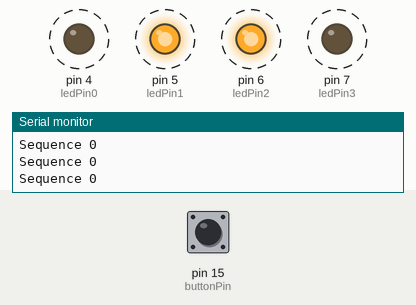
Recording of a sketch running on a simulated Arduino Uno, built with avr-gcc and run on an emulated ATmega328P. Parts: output pins drawn as LEDs (lit = HIGH), the last lines printed to the serial monitor. Dashed ring = blinking. The test bench sets the inputs (shaded band); at power-on: pin 15 (buttonPin) LOW.

Above: at 2.8 s.
2.9 s: pin 15 (buttonPin) pulled HIGH for 1.2 s
At 3.87 s:
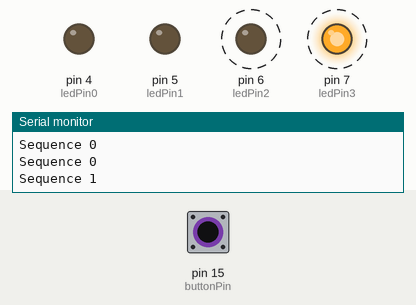
At 4.37 s:
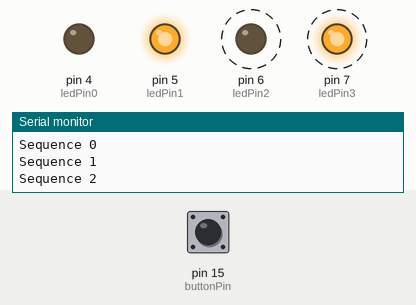
6.4 s: pin 15 (buttonPin) pulled HIGH for 1.2 s
At 6.9 s:
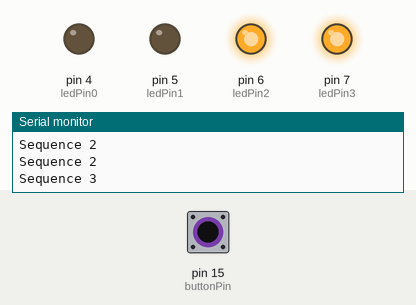
9.9 s: pin 15 (buttonPin) pulled HIGH for 3.2 s
Timing chart, 0 to 20.6 s (numbered marks = the images above; inputs shaded):
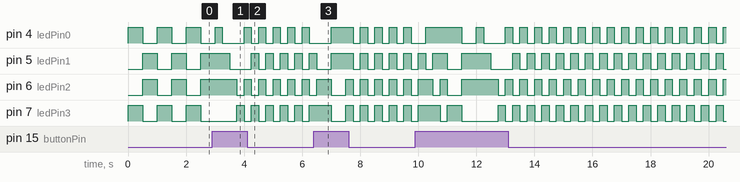

Measured:
- after the input at 2.9 s, pin 6 (ledPin2), pin 7 (ledPin3): alternates HIGH for 0.25 s and LOW for 0.25 s, starting after 0.85 s
- by itself, pin 6 (ledPin2), pin 7 (ledPin3): alternates HIGH for 0.50 s and LOW for 0.50 s

The sketch:

AugustS_SS1.ino
```cpp
/*
<><><><><><><><><><><><><><><><><>
|||||||||||||||||||||||||||||||||
||         "LED BLink"         ||
||          MTEC 2280          ||
|||||||||||||||||||||||||||||||||
<><><><><><><><><><><><><><><><><>
*/

/*
using 4 leds create at least 6 unique patterns


*/
// pin numbers
const int ledPin0 = 4; //constant integer set to GPIO pin for LED
const int ledPin1 = 5;
const int ledPin2 = 6;
const int ledPin3 = 7;
int sequenceNumber = 0;

const int buttonPin = 15;

int ms = 500;
bool ledState = false; //1-bit variable

void setup() {
Serial.begin(115200);
pinMode(ledPin0, OUTPUT); //set LED pin to output voltage
pinMode(ledPin1, OUTPUT);
pinMode(ledPin2, OUTPUT);
pinMode(ledPin3, OUTPUT);

pinMode(buttonPin,INPUT);

Serial.begin(115200);
Serial.println("Initiating!");

}

void loop() {
//check button status and set sequence number
if (digitalRead(buttonPin) == 1){
  if (sequenceNumber >= 5){
    sequenceNumber = 0;
  } else {
    sequenceNumber ++;
  }

}

//set sequence to sequence number
  if (sequenceNumber <= 0) {
  //sequence 0
  Serial.println("Sequence 0");
  digitalWrite(ledPin0,1); //set LED pin to HIGH, 3.3V
  digitalWrite(ledPin1,0);
  digitalWrite(ledPin2,0);
  digitalWrite(ledPin3,1);
  delay(500);
  digitalWrite(ledPin0,0); //set LED pin to HIGH, 3.3V
  digitalWrite(ledPin1,1);
  digitalWrite(ledPin2,1);
  digitalWrite(ledPin3,0);
  delay(500);

  } else if (sequenceNumber == 1){
  //sequence 1
  Serial.println("Sequence 1");
  digitalWrite(ledPin3,0);
  digitalWrite(ledPin0,1);
  delay(250);
  digitalWrite(ledPin0,0);
  digitalWrite(ledPin1,1);
  delay(250);
  digitalWrite(ledPin1,0);
  digitalWrite(ledPin2,1);
  delay(250);
  digitalWrite(ledPin2,0);
  digitalWrite(ledPin3,1);
  delay(250);

  } else if (sequenceNumber == 2){
    //sequence 2
    Serial.println("Sequence 2");
     digitalWrite(ledPin1,0);
    digitalWrite(ledPin3,0);
    digitalWrite(ledPin0,1);
    digitalWrite(ledPin2,1);
    delay(250);
    digitalWrite(ledPin0,0);
    digitalWrite(ledPin2,0);
    digitalWrite(ledPin1,1);
    digitalWrite(ledPin3,1);
    delay(250);


  } else if(sequenceNumber == 3){
    //sequence 3
    Serial.println("Sequence 3");
    digitalWrite(ledPin0,0);
    digitalWrite(ledPin1,0);
    digitalWrite(ledPin2,1);
    digitalWrite(ledPin3,1);
    delay(500);
    digitalWrite(ledPin0,1);
    digitalWrite(ledPin1,1);
    digitalWrite(ledPin2,0);
    digitalWrite(ledPin3,0);
    delay(500);
  } else if(sequenceNumber == 4){
    Serial.println("Sequence 4");
    digitalWrite(ledPin0,1);
    digitalWrite(ledPin1,1);
    digitalWrite(ledPin2,1);
    digitalWrite(ledPin3,1);
    delay(250);
    digitalWrite(ledPin0,0);
    digitalWrite(ledPin1,0);
    digitalWrite(ledPin2,0);
    digitalWrite(ledPin3,0);
    delay(250);


  } else if(sequenceNumber >=5){
    Serial.println("Sequence 5");
    digitalWrite(ledPin0,0);
    digitalWrite(ledPin1,1);
    digitalWrite(ledPin2,1);
    digitalWrite(ledPin3,1);
    delay(250);
    digitalWrite(ledPin0,1);
    digitalWrite(ledPin1,0);
    digitalWrite(ledPin2,1);
    digitalWrite(ledPin3,1);
    delay(250);
    digitalWrite(ledPin0,1);
    digitalWrite(ledPin1,1);
    digitalWrite(ledPin2,0);
    digitalWrite(ledPin3,1);
    delay(250);
    digitalWrite(ledPin0,1);
    digitalWrite(ledPin1,1);
    digitalWrite(ledPin2,1);
    digitalWrite(ledPin3,0);
    delay(250);


  }


}
```
